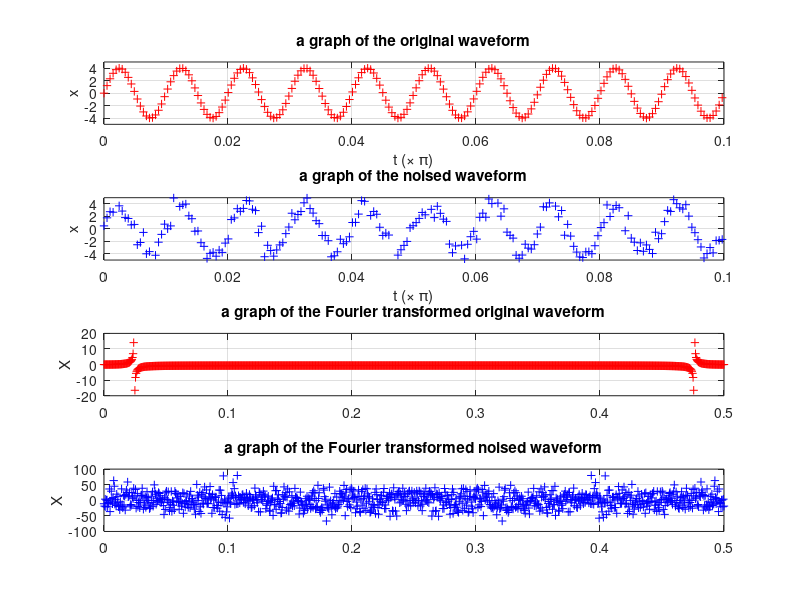

Here is the MATLAB script that generated this plot:
clear, close all

t0 = linspace(0, 0.5, 1024);

xa = 4 * sin(2*pi*100*t0);
xb = xa + randn(size(t0));

Xa = fft(xa);
Xb = fft(xb);

y = real(ifft(Xa));

subplot(4, 1, 1);
plot(t0, xa, 'r+')
ylabel('x');
xlabel('t (\times \pi)');
title('a graph of the original waveform');
axis([0 0.1 -5 5]);
grid on

subplot(4, 1, 2);
plot(t0, xb, 'b+')
ylabel('x');
xlabel('t (\times \pi)');
title('a graph of the noised waveform');
axis([0 0.1 -5 5]);
grid on

subplot(4, 1, 3);
plot(t0, Xa, 'r+')
ylabel('X');
title('a graph of the Fourier transformed original waveform');
axis([0 0.5 -20 20]);
grid on

subplot(4, 1, 4);
plot(t0, Xb, 'b+')
ylabel('X');
title('a graph of the Fourier transformed noised waveform');
axis([0 0.5 -100 100]);
grid on
